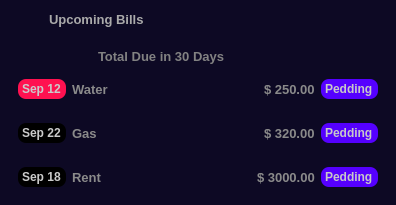
           <widget class="QFrame" name="billsBox">
            <property name="styleSheet">
             <string notr="true">QFrame {
	background-color: rgb(13, 9, 36);
	border: none;
	border-radius: 12px;
}</string>
            </property>
            <property name="frameShape">
             <enum>QFrame::NoFrame</enum>
            </property>
            <property name="frameShadow">
             <enum>QFrame::Raised</enum>
            </property>
            <layout class="QVBoxLayout" name="verticalLayout_23">
             <property name="spacing">
              <number>0</number>
             </property>
             <property name="leftMargin">
              <number>0</number>
             </property>
             <property name="topMargin">
              <number>0</number>
             </property>
             <property name="rightMargin">
              <number>0</number>
             </property>
             <property name="bottomMargin">
              <number>0</number>
             </property>
             <item>
              <widget class="QFrame" name="frame_54">
               <property name="minimumSize">
                <size>
                 <width>0</width>
                 <height>40</height>
                </size>
               </property>
               <property name="maximumSize">
                <size>
                 <width>16777215</width>
                 <height>40</height>
                </size>
               </property>
               <property name="styleSheet">
                <string notr="true">background-color: rgb(13, 9, 36);</string>
               </property>
               <property name="frameShape">
                <enum>QFrame::NoFrame</enum>
               </property>
               <property name="frameShadow">
                <enum>QFrame::Raised</enum>
               </property>
               <layout class="QHBoxLayout" name="horizontalLayout_34">
                <property name="spacing">
                 <number>0</number>
                </property>
                <property name="leftMargin">
                 <number>0</number>
                </property>
                <property name="topMargin">
                 <number>0</number>
                </property>
                <property name="rightMargin">
                 <number>10</number>
                </property>
                <property name="bottomMargin">
                 <number>0</number>
                </property>
                <item alignment="Qt::AlignHCenter|Qt::AlignVCenter">
                 <widget class="QLabel" name="label_32">
                  <property name="minimumSize">
                   <size>
                    <width>0</width>
                    <height>0</height>
                   </size>
                  </property>
                  <property name="maximumSize">
                   <size>
                    <width>16777215</width>
                    <height>16777215</height>
                   </size>
                  </property>
                  <property name="font">
                   <font>
                    <pointsize>10</pointsize>
                    <bold>true</bold>
                   </font>
                  </property>
                  <property name="styleSheet">
                   <string notr="true">color: rgb(170, 170, 170);</string>
                  </property>
                  <property name="text">
                   <string>Upcoming Bills</string>
                  </property>
                 </widget>
                </item>
                <item alignment="Qt::AlignRight">
                 <widget class="QPushButton" name="pushButton_12">
                  <property name="minimumSize">
                   <size>
                    <width>26</width>
                    <height>26</height>
                   </size>
                  </property>
                  <property name="maximumSize">
                   <size>
                    <width>26</width>
                    <height>26</height>
                   </size>
                  </property>
                  <property name="styleSheet">
                   <string notr="true">QPushButton {
	border: none;
	background-color: rgb(13, 9, 36);
	border-radius: 13;
}

QPushButton:hover {
	background-color: rgb(124, 124, 124);
}

QPushButton:pressed {
	background-color: rgb(0, 0, 0);
}</string>
                  </property>
                  <property name="text">
                   <string/>
                  </property>
                  <property name="icon">
                   <iconset resource="resources/resources.qrc">
                    <normaloff>:/icons/icons/more.svg</normaloff>:/icons/icons/more.svg</iconset>
                  </property>
                  <property name="iconSize">
                   <size>
                    <width>24</width>
                    <height>24</height>
                   </size>
                  </property>
                 </widget>
                </item>
               </layout>
              </widget>
             </item>
             <item>
              <widget class="QFrame" name="frame_55">
               <property name="frameShape">
                <enum>QFrame::StyledPanel</enum>
               </property>
               <property name="frameShadow">
                <enum>QFrame::Raised</enum>
               </property>
               <layout class="QVBoxLayout" name="verticalLayout_24">
                <item alignment="Qt::AlignHCenter|Qt::AlignVCenter">
                 <widget class="QLabel" name="label_33">
                  <property name="minimumSize">
                   <size>
                    <width>200</width>
                    <height>0</height>
                   </size>
                  </property>
                  <property name="maximumSize">
                   <size>
                    <width>150</width>
                    <height>16777215</height>
                   </size>
                  </property>
                  <property name="font">
                   <font>
                    <pointsize>10</pointsize>
                    <bold>true</bold>
                   </font>
                  </property>
                  <property name="styleSheet">
                   <string notr="true">color: rgb(170, 170, 170);</string>
                  </property>
                  <property name="text">
                   <string>&lt;html&gt;&lt;head/&gt;&lt;body&gt;&lt;p&gt;&lt;span style=&quot; color:#828282;&quot;&gt;Total Due in 30 Days&lt;/span&gt;&lt;/p&gt;&lt;/body&gt;&lt;/html&gt;</string>
                  </property>
                 </widget>
                </item>
                <item>
                 <widget class="QFrame" name="frame_56">
                  <property name="styleSheet">
                   <string notr="true"/>
                  </property>
                  <property name="frameShape">
                   <enum>QFrame::StyledPanel</enum>
                  </property>
                  <property name="frameShadow">
                   <enum>QFrame::Raised</enum>
                  </property>
                  <layout class="QHBoxLayout" name="horizontalLayout_35">
                   <item>
                    <widget class="QLabel" name="label_34">
                     <property name="minimumSize">
                      <size>
                       <width>0</width>
                       <height>20</height>
                      </size>
                     </property>
                     <property name="maximumSize">
                      <size>
                       <width>70</width>
                       <height>20</height>
                      </size>
                     </property>
                     <property name="font">
                      <font>
                       <bold>true</bold>
                      </font>
                     </property>
                     <property name="styleSheet">
                      <string notr="true">color: rgb(203, 203, 203);
background-color: rgb(255, 17, 80);
padding: 1px;
border-radius: 8px;</string>
                     </property>
                     <property name="text">
                      <string>Sep 12</string>
                     </property>
                    </widget>
                   </item>
                   <item>
                    <widget class="QLabel" name="label_37">
                     <property name="minimumSize">
                      <size>
                       <width>50</width>
                       <height>0</height>
                      </size>
                     </property>
                     <property name="font">
                      <font>
                       <pointsize>10</pointsize>
                       <bold>true</bold>
                      </font>
                     </property>
                     <property name="styleSheet">
                      <string notr="true">color: rgb(138, 138, 138);</string>
                     </property>
                     <property name="text">
                      <string>Water</string>
                     </property>
                    </widget>
                   </item>
                   <item>
                    <spacer name="horizontalSpacer_4">
                     <property name="orientation">
                      <enum>Qt::Horizontal</enum>
                     </property>
                     <property name="sizeHint" stdset="0">
                      <size>
                       <width>136</width>
                       <height>20</height>
                      </size>
                     </property>
                    </spacer>
                   </item>
                   <item>
                    <widget class="QLabel" name="label_36">
                     <property name="minimumSize">
                      <size>
                       <width>50</width>
                       <height>0</height>
                      </size>
                     </property>
                     <property name="font">
                      <font>
                       <pointsize>10</pointsize>
                       <bold>true</bold>
                      </font>
                     </property>
                     <property name="styleSheet">
                      <string notr="true">color: rgb(138, 138, 138);</string>
                     </property>
                     <property name="text">
                      <string>$ 250.00</string>
                     </property>
                    </widget>
                   </item>
                   <item>
                    <widget class="QLabel" name="label_35">
                     <property name="minimumSize">
                      <size>
                       <width>0</width>
                       <height>20</height>
                      </size>
                     </property>
                     <property name="maximumSize">
                      <size>
                       <width>100</width>
                       <height>20</height>
                      </size>
                     </property>
                     <property name="font">
                      <font>
                       <bold>true</bold>
                      </font>
                     </property>
                     <property name="styleSheet">
                      <string notr="true">color: rgb(200, 200, 200);
background-color: rgb(85, 0, 255);
padding: 1px;
border-radius: 8px;</string>
                     </property>
                     <property name="text">
                      <string>Pedding</string>
                     </property>
                    </widget>
                   </item>
                  </layout>
                 </widget>
                </item>
                <item>
                 <widget class="QFrame" name="frame_57">
                  <property name="styleSheet">
                   <string notr="true"/>
                  </property>
                  <property name="frameShape">
                   <enum>QFrame::StyledPanel</enum>
                  </property>
                  <property name="frameShadow">
                   <enum>QFrame::Raised</enum>
                  </property>
                  <layout class="QHBoxLayout" name="horizontalLayout_36">
                   <item>
                    <widget class="QLabel" name="label_38">
                     <property name="minimumSize">
                      <size>
                       <width>0</width>
                       <height>20</height>
                      </size>
                     </property>
                     <property name="maximumSize">
                      <size>
                       <width>70</width>
                       <height>20</height>
                      </size>
                     </property>
                     <property name="font">
                      <font>
                       <bold>true</bold>
                      </font>
                     </property>
                     <property name="styleSheet">
                      <string notr="true">color: rgb(203, 203, 203);
background-color: rgb(0, 0, 0);
padding: 1px;
border-radius: 8px;</string>
                     </property>
                     <property name="text">
                      <string>Sep 22</string>
                     </property>
                    </widget>
                   </item>
                   <item>
                    <widget class="QLabel" name="label_39">
                     <property name="minimumSize">
                      <size>
                       <width>50</width>
                       <height>0</height>
                      </size>
                     </property>
                     <property name="font">
                      <font>
                       <pointsize>10</pointsize>
                       <bold>true</bold>
                      </font>
                     </property>
                     <property name="styleSheet">
                      <string notr="true">color: rgb(138, 138, 138);</string>
                     </property>
                     <property name="text">
                      <string>Gas</string>
                     </property>
                    </widget>
                   </item>
                   <item>
                    <spacer name="horizontalSpacer_5">
                     <property name="orientation">
                      <enum>Qt::Horizontal</enum>
                     </property>
                     <property name="sizeHint" stdset="0">
                      <size>
                       <width>40</width>
                       <height>20</height>
                      </size>
                     </property>
                    </spacer>
                   </item>
                   <item>
                    <widget class="QLabel" name="label_40">
                     <property name="minimumSize">
                      <size>
                       <width>50</width>
                       <height>0</height>
                      </size>
                     </property>
                     <property name="font">
                      <font>
                       <pointsize>10</pointsize>
                       <bold>true</bold>
                      </font>
                     </property>
                     <property name="styleSheet">
                      <string notr="true">color: rgb(138, 138, 138);</string>
                     </property>
                     <property name="text">
                      <string>$ 320.00</string>
                     </property>
                    </widget>
                   </item>
                   <item>
                    <widget class="QLabel" name="label_41">
                     <property name="minimumSize">
                      <size>
                       <width>0</width>
                       <height>20</height>
                      </size>
                     </property>
                     <property name="maximumSize">
                      <size>
                       <width>100</width>
                       <height>20</height>
                      </size>
                     </property>
                     <property name="font">
                      <font>
                       <bold>true</bold>
                      </font>
                     </property>
                     <property name="styleSheet">
                      <string notr="true">color: rgb(200, 200, 200);
background-color: rgb(85, 0, 255);
padding: 1px;
border-radius: 8px;</string>
                     </property>
                     <property name="text">
                      <string>Pedding</string>
                     </property>
                    </widget>
                   </item>
                  </layout>
                 </widget>
                </item>
                <item>
                 <widget class="QFrame" name="frame_58">
                  <property name="styleSheet">
                   <string notr="true"/>
                  </property>
                  <property name="frameShape">
                   <enum>QFrame::StyledPanel</enum>
                  </property>
                  <property name="frameShadow">
                   <enum>QFrame::Raised</enum>
                  </property>
                  <layout class="QHBoxLayout" name="horizontalLayout_37">
                   <item>
                    <widget class="QLabel" name="label_42">
                     <property name="minimumSize">
                      <size>
                       <width>0</width>
                       <height>20</height>
                      </size>
                     </property>
                     <property name="maximumSize">
                      <size>
                       <width>70</width>
                       <height>20</height>
                      </size>
                     </property>
                     <property name="font">
                      <font>
                       <bold>true</bold>
                      </font>
                     </property>
                     <property name="styleSheet">
                      <string notr="true">color: rgb(203, 203, 203);
background-color: rgb(0, 0, 0);
padding: 1px;
border-radius: 8px;</string>
                     </property>
                     <property name="text">
                      <string>Sep 18</string>
                     </property>
                    </widget>
                   </item>
                   <item>
                    <widget class="QLabel" name="label_43">
                     <property name="minimumSize">
                      <size>
                       <width>50</width>
                       <height>0</height>
                      </size>
                     </property>
                     <property name="font">
                      <font>
                       <pointsize>10</pointsize>
                       <bold>true</bold>
                      </font>
                     </property>
                     <property name="styleSheet">
                      <string notr="true">color: rgb(138, 138, 138);</string>
                     </property>
                     <property name="text">
                      <string>Rent</string>
                     </property>
                    </widget>
                   </item>
                   <item>
                    <spacer name="horizontalSpacer_6">
                     <property name="orientation">
                      <enum>Qt::Horizontal</enum>
                     </property>
                     <property name="sizeHint" stdset="0">
                      <size>
                       <width>40</width>
                       <height>20</height>
                      </size>
                     </property>
                    </spacer>
                   </item>
                   <item>
                    <widget class="QLabel" name="label_44">
                     <property name="minimumSize">
                      <size>
                       <width>50</width>
                       <height>0</height>
                      </size>
                     </property>
                     <property name="font">
                      <font>
                       <pointsize>10</pointsize>
                       <bold>true</bold>
                      </font>
                     </property>
                     <property name="styleSheet">
                      <string notr="true">color: rgb(138, 138, 138);</string>
                     </property>
                     <property name="text">
                      <string>$ 3000.00</string>
                     </property>
                    </widget>
                   </item>
                   <item>
                    <widget class="QLabel" name="label_45">
                     <property name="minimumSize">
                      <size>
                       <width>0</width>
                       <height>20</height>
                      </size>
                     </property>
                     <property name="maximumSize">
                      <size>
                       <width>100</width>
                       <height>20</height>
                      </size>
                     </property>
                     <property name="font">
                      <font>
                       <bold>true</bold>
                      </font>
                     </property>
                     <property name="styleSheet">
                      <string notr="true">color: rgb(200, 200, 200);
background-color: rgb(85, 0, 255);
padding: 1px;
border-radius: 8px;</string>
                     </property>
                     <property name="text">
                      <string>Pedding</string>
                     </property>
                    </widget>
                   </item>
                  </layout>
                 </widget>
                </item>
               </layout>
              </widget>
             </item>
            </layout>
           </widget>
